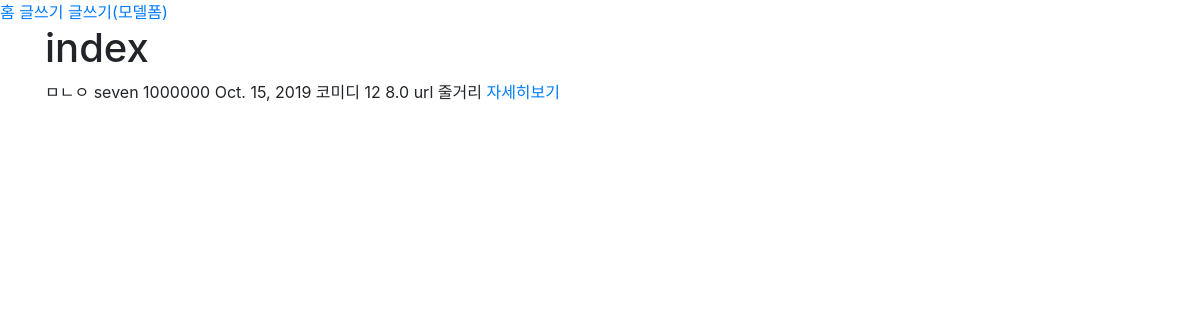
The page /movies/ on the database as committed earlier.
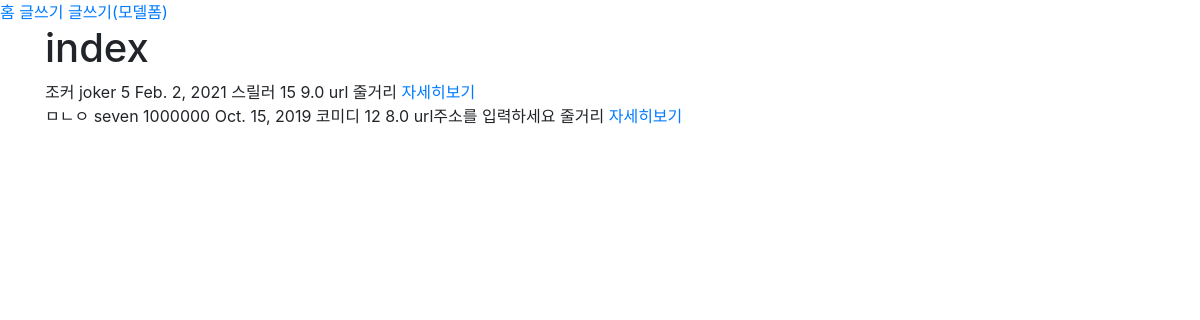
The same page on the database as committed later.
### movies/models.py (models this page shows)
class Movie(models.Model):
    title = models.CharField(max_length=100)
    title_en = models.CharField(max_length=100)
    audience = models.IntegerField()
    open_date = models.DateField()
    genre = models.CharField(max_length=100)
    watch_grade = models.CharField(max_length=100)
    score = models.FloatField()
    poster_url = models.TextField()
    description = models.TextField()

### movies/views.py (the view)
# urls.py: path('', views.index),
def index(request):
    movies = Movie.objects.all().order_by('-id')
    context = {
        'movies': movies
    }
    return render(request, 'index.html', context)

### movies/templates/index.html
{% extends 'base.html' %}
{% block body %}
  <h1>index</h1>
    {% for movie in movies%}
      <div>
      {{movie.title}}
      {{movie.title_en}}
      {{movie.audience}}
      {{movie.open_date}}
      {{movie.genre}}
      {{movie.watch_grade}}
      {{movie.score}}
      {{movie.poster_url}}
      {{movie.description}}
      <a href="{% url 'movies:detail' movie.id %}">자세히보기</a>
      </div>
    {% endfor %}
{% endblock %}

### movies/templates/base.html (shortened to what this page needs)
{% load bootstrap4 %}
<!DOCTYPE html>
<html lang="en">
<head>
  {% bootstrap_css %}
</head>
<body>
  <a href="{% url 'movies:index' %}">홈</a>
  <a href="{% url 'movies:create' %}">글쓰기</a>
  <a href="{% url 'movies:create_model_form' %}">글쓰기(모델폼)</a>
  <div class="container">
  {% block body %}
  {% endblock %}
  </div>
</body>
</html>

Rows that differ between the two databases and show on the page:
added Movie: title "조커", title_en "joker", audience "5", open_date "Feb. 2, 2021", genre "스릴러", watch_grade "15", score "9.0", poster_url "url", description "줄거리"
changed Movie "ㅁㄴㅇ": poster_url "url" → "url주소를 입력하세요"
